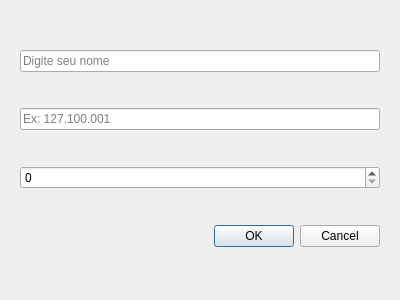
<?xml version="1.0" encoding="UTF-8"?>
<ui version="4.0">
 <class>JoinSetupWindow</class>
 <widget class="QDialog" name="JoinSetupWindow">
  <property name="geometry">
   <rect>
    <x>0</x>
    <y>0</y>
    <width>400</width>
    <height>300</height>
   </rect>
  </property>
  <property name="windowTitle">
   <string>Dialog</string>
  </property>
  <layout class="QVBoxLayout" name="verticalLayout">
   <item>
    <widget class="QWidget" name="panel" native="true">
     <layout class="QVBoxLayout" name="verticalLayout_2">
      <item>
       <widget class="QLineEdit" name="nickEdit">
        <property name="placeholderText">
         <string>Digite seu nome</string>
        </property>
       </widget>
      </item>
      <item>
       <widget class="QLineEdit" name="hostIpEdit">
        <property name="placeholderText">
         <string>Ex: 127.100.001</string>
        </property>
       </widget>
      </item>
      <item>
       <widget class="QSpinBox" name="portSpin"/>
      </item>
      <item>
       <widget class="QDialogButtonBox" name="buttonBox">
        <property name="orientation">
         <enum>Qt::Orientation::Horizontal</enum>
        </property>
        <property name="standardButtons">
         <set>QDialogButtonBox::StandardButton::Cancel|QDialogButtonBox::StandardButton::Ok</set>
        </property>
       </widget>
      </item>
     </layout>
    </widget>
   </item>
  </layout>
 </widget>
 <resources/>
 <connections/>
</ui>
